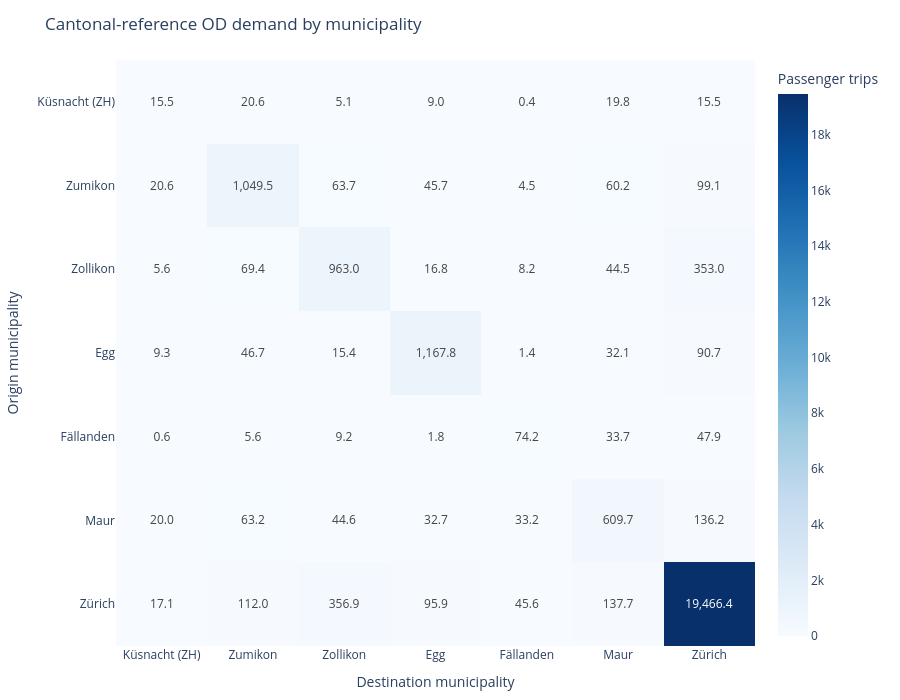

The cell this chart's notebook holds for it:
### Code cell
# Resolve the active zone selection from parameters.py
zone_ids = tmi.get_zone_ids_for_municipalities(ctx)

# Restrict baseline demand to OD pairs whose origin and destination
# are both in the selected zones.
baseline_od = ctx.baseline_od.copy()
baseline_od.index = baseline_od.index.astype(str)
baseline_od.columns = baseline_od.columns.astype(str)

zone_ids = [
    zone_id for zone_id in zone_ids
    if zone_id in baseline_od.index and zone_id in baseline_od.columns
]
selected_od = baseline_od.loc[zone_ids, zone_ids]

# The figure groups those selected zones by their municipality names.
selected_zones = ctx.zones.loc[
    ctx.zones["grid_id"].astype(str).isin(zone_ids)
]
municipalities = (
    selected_zones["municipality_name"].astype(str).drop_duplicates().tolist()
)

MUNICIPALITY_OD_FIGURE = tmi.municipality_od_explorer(
    ctx,
    municipalities,
    matrix=selected_od,
)
display(MUNICIPALITY_OD_FIGURE)

### Figure 1 — Plotly figure (JSON) as saved in the notebook; plotly's stock layout.template omitted (floating-point values rounded to 4 significant figures)
{"data": [{"colorbar": {"title": {"text": "Passenger trips"}}, "colorscale": [[0, "rgb(247,251,255)"], [0.125, "rgb(222,235,247)"], [0.25, "rgb(198,219,239)"], [0.375, "rgb(158,202,225)"], [0.5, "rgb(107,174,214)"], [0.625, "rgb(66,146,198)"], [0.75, "rgb(33,113,181)"], [0.875, "rgb(8,81,156)"], [1, "rgb(8,48,107)"]], "hovertemplate": "Origin: %{y}<br>Destination: %{x}<br>Peak-hour passenger trips: %{z:,.1f}<extra></extra>", "text": [[15.5, 20.6, 5.1, 9.0, 0.4, 19.8, 15.5], [20.6, 1050.0, 63.7, 45.7, 4.5, 60.2, 99.1], [5.6, 69.4, 963.0, 16.8, 8.2, 44.5, 353.0], [9.3, 46.7, 15.4, 1168.0, 1.4, 32.1, 90.7], [0.6, 5.6, 9.2, 1.8, 74.2, 33.7, 47.9], [20.0, 63.2, 44.6, 32.7, 33.2, 609.7, 136.2], [17.1, 112.0, 356.9, 95.9, 45.6, 137.7, 19470.0]], "texttemplate": "%{text:,.1f}", "type": "heatmap", "x": ["Küsnacht (ZH)", "Zumikon", "Zollikon", "Egg", "Fällanden", "Maur", "Zürich"], "y": ["Küsnacht (ZH)", "Zumikon", "Zollikon", "Egg", "Fällanden", "Maur", "Zürich"], "z": [[15.54, 20.57, 5.079, 9.04, 0.438, 19.79, 15.48], [20.57, 1050.0, 63.72, 45.7, 4.515, 60.2, 99.09], [5.615, 69.36, 963.0, 16.81, 8.248, 44.5, 353.0], [9.263, 46.69, 15.45, 1168.0, 1.418, 32.08, 90.67], [0.5635, 5.645, 9.197, 1.757, 74.24, 33.75, 47.89], [20.05, 63.17, 44.64, 32.67, 33.23, 609.7, 136.2], [17.05, 112.0, 356.9, 95.94, 45.63, 137.7, 19470.0]]}], "layout": {"height": 700, "margin": {"b": 20, "l": 20, "r": 20, "t": 60}, "title": {"text": "Cantonal-reference OD demand by municipality"}, "xaxis": {"title": {"text": "Destination municipality"}}, "yaxis": {"autorange": "reversed", "title": {"text": "Origin municipality"}}}}
